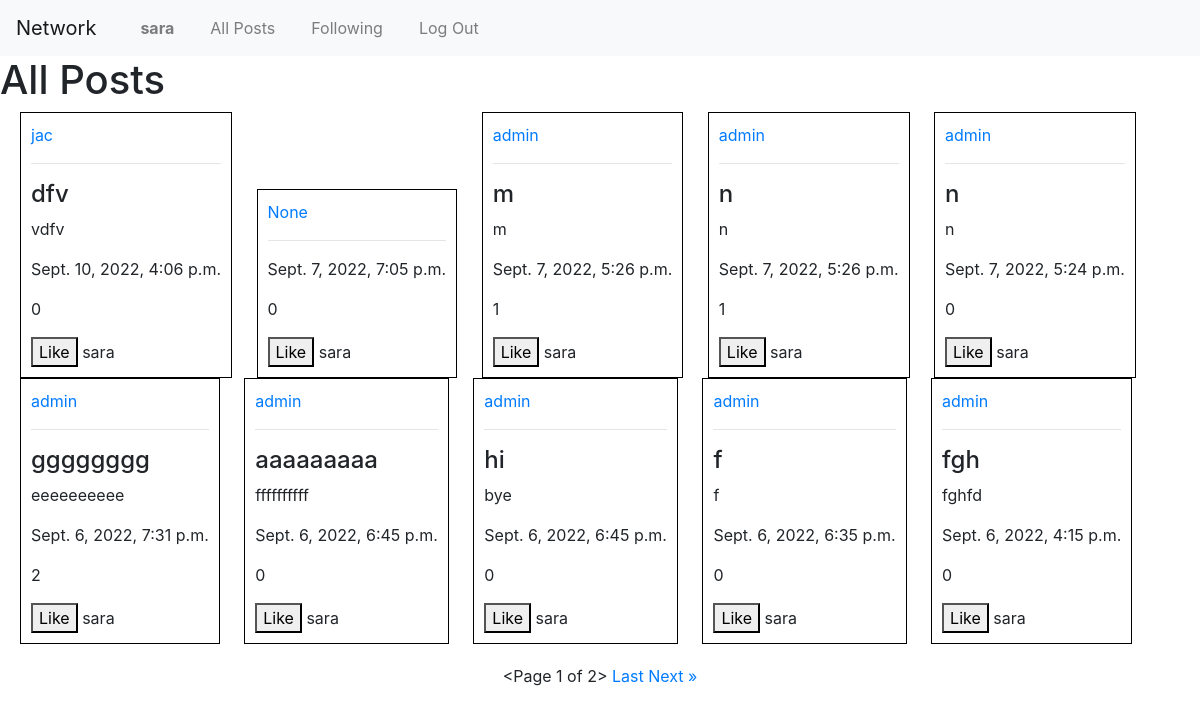
Page /all_posts (signed in) on the earlier database version.
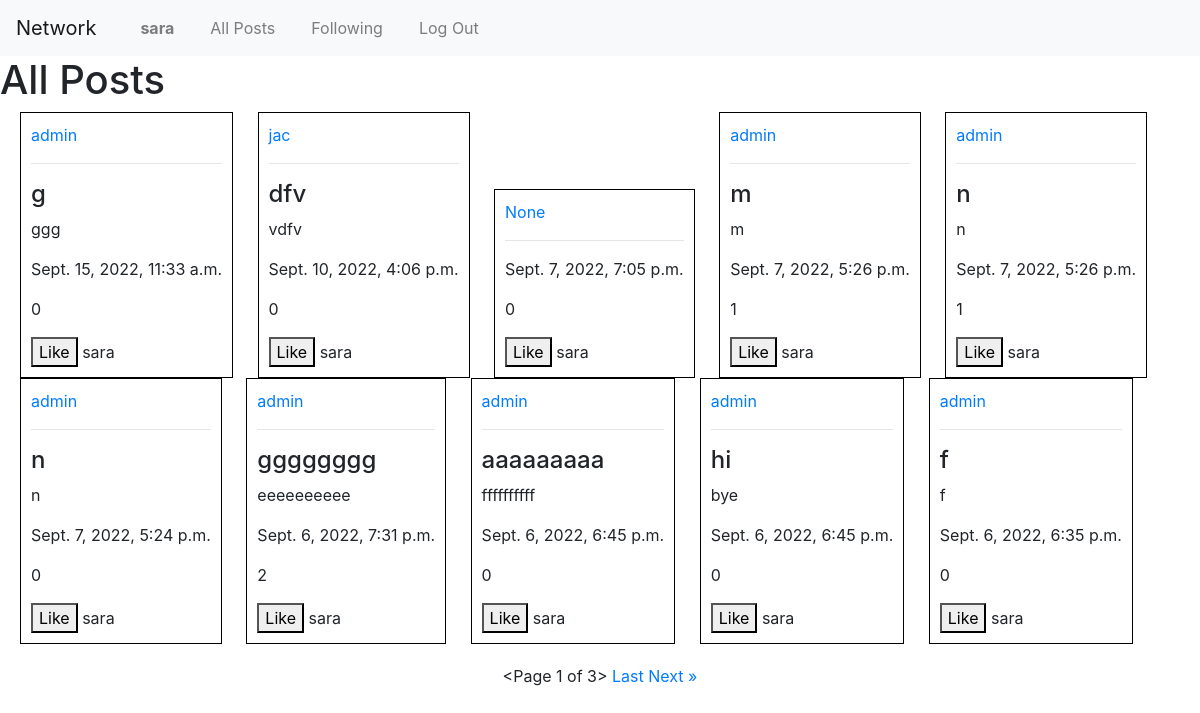
Same page on the later database version.
### network/models.py (models this page shows, shortened)
class Posts(models.Model):
    id = models.AutoField(primary_key=True)
    post_uesr = models.ForeignKey(User, on_delete=models.CASCADE, null=True, blank=True,related_name='create_user')
    post_title = models.CharField(max_length=200)
    post_description = models.TextField()
    post_date = models.DateTimeField(default=datetime.now, blank=True)
    post_likes = models.ManyToManyField(User,blank=True,default=None, related_name='post_likes')
    like_count = models.CharField(max_length=200)

class User(AbstractUser):
    pass

### network/views.py (the view)
# urls.py: path("all_posts", views.all_posts, name="all_posts"),
def all_posts(request):
    user = request.user
    all_post = Posts.objects.all().order_by('-id').exclude(post_uesr = user)
    paginator = Paginator(all_post,10)
    page = request.GET.get('page')
    posts = paginator.get_page(page)
    return render(request, "network/all_posts.html",{
        'posts':posts,
    })

### network/templates/network/all_posts.html (shortened to what this page needs)
{% extends 'network/layout.html' %}
{% load static %}
{% block head %}
    <link rel="stylesheet" href="{% static 'network/all_posts_style.css' %}">
{% endblock %}
{% block body %}
    <h1>All Posts</h1>
    {% for all_posts in posts %}
        <li>
            <div class="div_posts">
                <a href="{% url 'profile' all_posts.post_uesr %}">{{all_posts.post_uesr}}</a><hr>
                <h4>{{all_posts.post_title}}</h4>
                <p>{{all_posts.post_description}}</p>
                <p>{{all_posts.post_date}}</p>
                <p id="like_count_{{all_posts.id}}">{{all_posts.post_likes.count}}</p>
                {% if user not in all_posts.post_likes.all%}
                    <button value="{{all_posts.id}}" id="like_button_{{all_posts.id}}">Like</button>
                {% else %}
                    <button value="{{all_posts.id}}" id="like_button_{{all_posts.id}}">Unlike</button>
                {% endif %}
                {{user}}
            </div>
        </li>
        {% endfor %}
        <br>
        <div class="div_paginator">
            {{posts}}
            {% if posts.has_next %}
                <a href="?page={{posts.next_page_number}}">Last</a>
                <a href="?page={{posts.paginator.num_pages}}">Next &raquo</a>
            {% endif %}
        </div>
{% endblock %}

### network/templates/network/layout.html (shortened to what this page needs)
{% load static %}
<!DOCTYPE html>
<html lang="en">
    <head>
        {% block head%}
        {% endblock %}
        <link rel="stylesheet" href="https://stackpath.bootstrapcdn.com/bootstrap/4.4.1/css/bootstrap.min.css">
        <link href="{% static 'network/styles.css' %}" rel="stylesheet">
    </head>
    <body>
        <nav class="navbar navbar-expand-lg navbar-light bg-light">
            <a class="navbar-brand" href="#">Network</a>
            <div>
              <ul class="navbar-nav mr-auto">
                {% if user.is_authenticated %}
                    <li class="nav-item">
                        <a class="nav-link" href="{% url 'my_account' user %}"><strong>{{ request.user }}</strong></a>
                    </li>
                {% endif %}
                <li class="nav-item">
                  <a class="nav-link" href="{% url 'all_posts' %}">All Posts</a>
                </li>
                {% if user.is_authenticated %}
                    <li class="nav-item">
                        <a class="nav-link" href="{% url 'following_posts' %}">Following</a>
                    </li>
                    <li class="nav-item">
                        <a class="nav-link" href="{% url 'logout' %}">Log Out</a>
                    </li>
                {% endif %}
              </ul>
            </div>
          </nav>
        <div class="body">
            {% block body %}
            {% endblock %}
        </div>
    </body>
</html>

Differences in the rows shown:
no longer on this page (row unchanged): Posts: post_uesr "admin", post_title "fgh", post_description "fghfd", post_date "Sept. 6, 2022, 4:15 p.m.", post_likes.count "0", {{ user }} "sara"
added Posts: post_uesr "admin", post_title "g", post_description "ggg", post_date "Sept. 15, 2022, 11:33 a.m.", post_likes.count "0", {{ user }} "sara"
Other differences:
{{ posts }}: "<Page 1 of 2>" → "<Page 1 of 3>"
